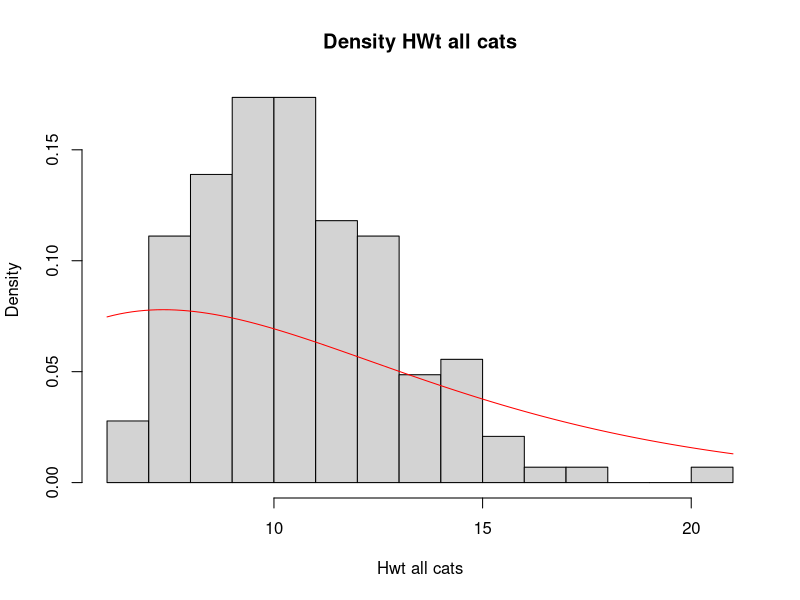
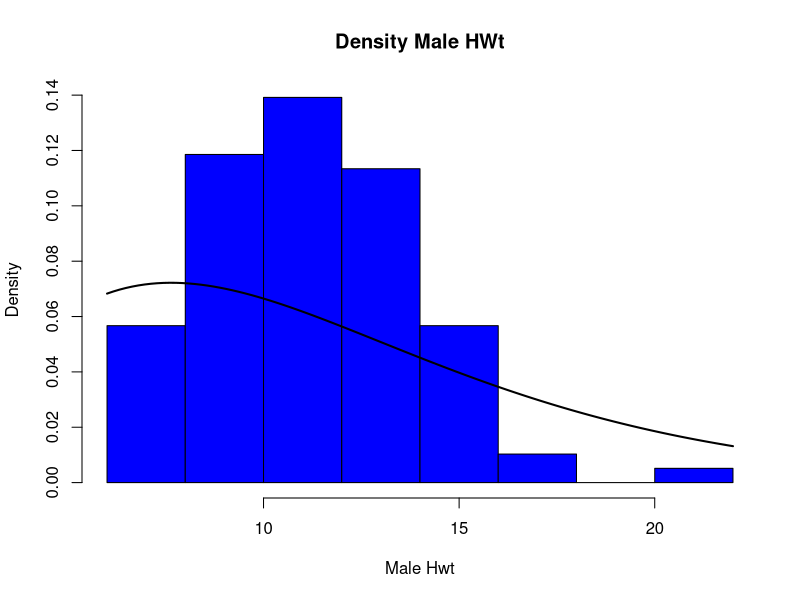
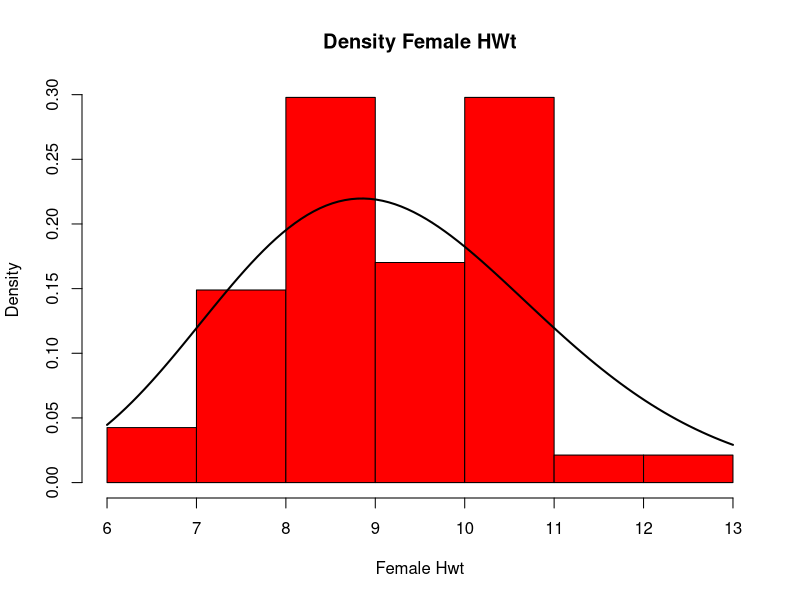
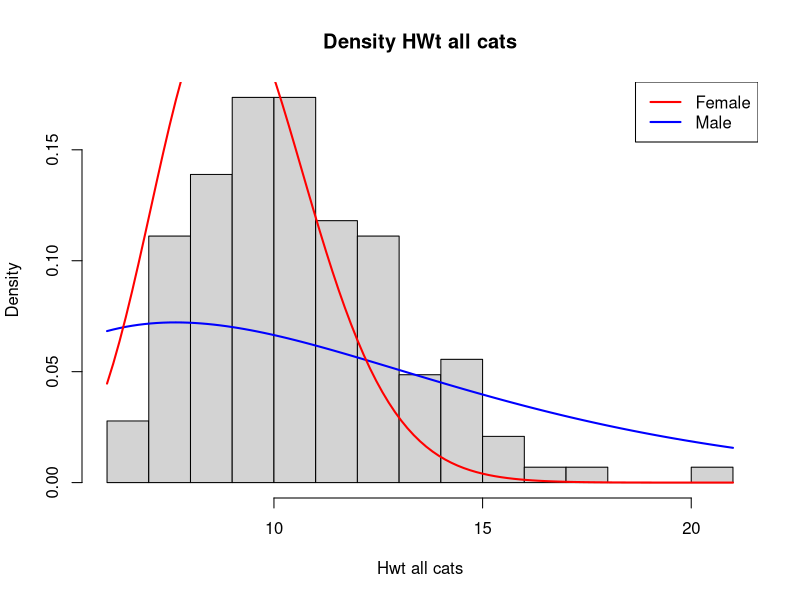

Recreate these plots in R, in order.
## ---- chunk 1
library(MASS)
data(cats)
## ---- chunk 2
    summary(cats)
## ---- chunk 3
    M.H <- mean(cats$Hwt)
    S.H <- sd(cats$Hwt)
    V.H <- var(cats$Hwt)
## ---- chunk 4
    a <- M.H**2/V.H**2
    s <- V.H**2/M.H
    a.round <- round(a,2) 
    s.round <- round(s,2) 
## ---- chunk 5
    my.gamma <- function(x){
      x.M <- mean(x)
      x.V <- var(x)
      V.V <- c(round(x.M**2/x.V**2,2), round(x.V**2/x.M,2))
      names(V.V) <- c("a","s")
      return (V.V)
    }
## ---- chunk 6
    hist(cats$Hwt,prob=T,breaks = 20,xlab="Hwt all cats", main="Density HWt all cats")
    curve(dgamma(x, shape=a.round, scale=s.round),add=T, col='red')
## ---- chunk 7
    
    Male <- my.gamma(cats$Hwt[cats$Sex=='M'])
    message("For M")
    print(Male)
    
    Female <- my.gamma(cats$Hwt[cats$Sex=='F'])
    message("For F")
    print(Female)
## ---- chunk 8
  hist(cats$Hwt[cats$Sex=='M'], col = 'blue',probability = T, xlab="Male Hwt", main="Density Male HWt")
  curve(dgamma(x, shape=Male[1], scale=Male[2]),add=T, lwd=2)
## ---- chunk 9
  hist(cats$Hwt[cats$Sex=='F'],probability = T,col='red',xlab="Female Hwt", main="Density Female HWt")
  curve(dgamma(x, shape=Female[1], scale=Female[2]),add=T,lwd=2)
## ---- chunk 10
  hist(cats$Hwt,prob=T,breaks = 20,xlab="Hwt all cats", main="Density HWt all cats")
  legend("topright",c("Female", "Male"),col=c('red','blue'),lwd=2)
  curve(dgamma(x, shape=Male[1], scale=Male[2]),add=T, lwd=2,col='blue')
  curve(dgamma(x, shape=Female[1], scale=Female[2]),add=T,lwd=2,col='red')
## ---- chunk 11
    M <- cats[ which(cats$Sex=='M'),]
    F <- cats[ which(cats$Sex=='F'),]
    M.1 <- M[c(1:ceiling(nrow(M)/2)),]
    M.2 <- M[c((1+ceiling(nrow(M)/2)):nrow(M)),]
    F.1 <- F[c(1:ceiling(nrow(F)/2)),]
    F.2 <- F[c((1+ceiling(nrow(F)/2)):nrow(F)),]
    M.1.F.1 <- rbind(M.1,F.1)
    M.1.F.2 <- rbind(M.1,F.2)
    M.2.F.2 <- rbind(M.2,F.2)
    M.2.F.1 <- rbind(M.2,F.1)
## ---- chunk 12
    M1F1.HWT <- my.gamma(M.1.F.1$Hwt)
    M1F2.HWT <- my.gamma(M.1.F.2$Hwt)
    M2F1.HWT <- my.gamma(M.2.F.1$Hwt)
    M2F2.HWT <- my.gamma(M.2.F.2$Hwt)
## ---- chunk 13
    print(M1F1.HWT)
    print(M1F2.HWT)
    print(M2F1.HWT)
    print(M2F2.HWT)
## ---- chunk 14
    type <- c('all','M','F','M1F1','M1F2','M2F1','M2F2')
    a <- c(a.round,Male[1],Female[1],M1F1.HWT[1],M1F2.HWT[1],M2F1.HWT[1],M2F2.HWT[1]) 
    s <- c(s.round,Male[2],Female[2],M1F1.HWT[2],M1F2.HWT[2],M2F1.HWT[2],M2F2.HWT[2])
    Mean <- c(a.round*s.round, prod(Male),prod(Female),prod(M1F1.HWT),prod(M1F2.HWT),prod(M2F1.HWT),prod(M2F2.HWT))
    Var <- c(a.round*s.round**2,Male[1]*Male[2]**2,Female[1]*Female[2]**2,M1F1.HWT[1]*M1F1.HWT[2]**2,M1F2.HWT[1]*M1F2.HWT[2]**2,M2F1.HWT[1]*M2F1.HWT[2]**2,M2F2.HWT[1]*M2F2.HWT[2]**2)
    Table.Value <- data.frame(type,a,s,Mean,Var)
## ---- chunk 15
    print(Table.Value)
## ---- chunk 16
test.fun <- function(){
    Select1 <- sort(sample.int(144,72))
    group1 <- cats[Select1,]
    Select2 <-  which(!(1:nrow(cats)) %in% Select1)
    group2 <- cats[Select2,]
    type <- c("Group1","Group2")
    a <- c(my.gamma(group1$Hwt)[1],my.gamma(group2$Hwt)[1])
    s <- c(my.gamma(group1$Hwt)[2],my.gamma(group2$Hwt)[2])
    M <- c(my.gamma(group1$Hwt)[1]*my.gamma(group1$Hwt)[2],my.gamma(group2$Hwt)[1]*my.gamma(group2$Hwt)[2])
    t <- data.frame(type,a,s,M)
    return(t)
}    
## ---- chunk 17
    test.fun()
    test.fun()
    test.fun()
    test.fun()
    test.fun()
    test.fun()
    test.fun()
    test.fun()
    test.fun()
    test.fun()
    test.fun()
    test.fun()
